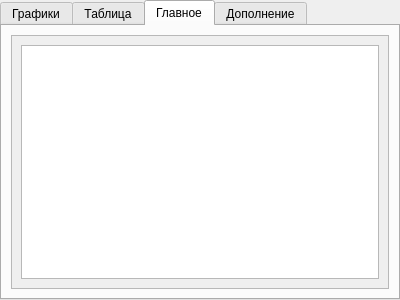
<?xml version="1.0" encoding="UTF-8"?>
<ui version="4.0">
 <class>FunctionApproximationTabWidget</class>
 <widget class="QTabWidget" name="FunctionApproximationTabWidget">
  <property name="geometry">
   <rect>
    <x>0</x>
    <y>0</y>
    <width>400</width>
    <height>300</height>
   </rect>
  </property>
  <property name="windowTitle">
   <string>TabWidget</string>
  </property>
  <property name="currentIndex">
   <number>2</number>
  </property>
  <widget class="QWidget" name="plots_tab">
   <attribute name="title">
    <string>Графики</string>
   </attribute>
   <layout class="QVBoxLayout" name="verticalLayout" stretch="0,2,0,2,0,2">
    <item>
     <widget class="QLabel" name="function_label">
      <property name="text">
       <string>График функции и её компонент</string>
      </property>
     </widget>
    </item>
    <item>
     <widget class="InteractableQCustomPlot" name="function_plot" native="true"/>
    </item>
    <item>
     <widget class="QLabel" name="dv1_label">
      <property name="text">
       <string>График первой производной функции</string>
      </property>
     </widget>
    </item>
    <item>
     <widget class="InteractableQCustomPlot" name="dv1_plot" native="true"/>
    </item>
    <item>
     <widget class="QLabel" name="dv2_label">
      <property name="text">
       <string>График второй производной функции</string>
      </property>
     </widget>
    </item>
    <item>
     <widget class="InteractableQCustomPlot" name="dv2_plot" native="true"/>
    </item>
   </layout>
  </widget>
  <widget class="QWidget" name="functions_table_tab">
   <attribute name="title">
    <string>Таблица</string>
   </attribute>
   <layout class="QGridLayout" name="gridLayout_2">
    <item row="0" column="0">
     <widget class="QTableWidget" name="function_table">
      <property name="horizontalScrollBarPolicy">
       <enum>Qt::ScrollBarAsNeeded</enum>
      </property>
      <property name="sizeAdjustPolicy">
       <enum>QAbstractScrollArea::AdjustIgnored</enum>
      </property>
      <property name="columnCount">
       <number>4</number>
      </property>
      <attribute name="horizontalHeaderCascadingSectionResizes">
       <bool>false</bool>
      </attribute>
      <attribute name="horizontalHeaderShowSortIndicator" stdset="0">
       <bool>false</bool>
      </attribute>
      <attribute name="horizontalHeaderStretchLastSection">
       <bool>false</bool>
      </attribute>
      <attribute name="verticalHeaderCascadingSectionResizes">
       <bool>false</bool>
      </attribute>
      <column>
       <property name="text">
        <string>x</string>
       </property>
      </column>
      <column>
       <property name="text">
        <string>F(x)</string>
       </property>
      </column>
      <column>
       <property name="text">
        <string>dF(x)/dx</string>
       </property>
      </column>
      <column>
       <property name="text">
        <string>d^2F(x)/dx^2</string>
       </property>
      </column>
     </widget>
    </item>
   </layout>
  </widget>
  <widget class="QWidget" name="main_info_tab">
   <attribute name="title">
    <string>Главное</string>
   </attribute>
   <layout class="QGridLayout" name="gridLayout">
    <item row="0" column="0">
     <widget class="QScrollArea" name="scrollArea_main">
      <property name="horizontalScrollBarPolicy">
       <enum>Qt::ScrollBarAlwaysOff</enum>
      </property>
      <property name="widgetResizable">
       <bool>true</bool>
      </property>
      <widget class="QWidget" name="scrollAreaWidgetContents">
       <property name="geometry">
        <rect>
         <x>0</x>
         <y>0</y>
         <width>376</width>
         <height>248</height>
        </rect>
       </property>
       <layout class="QGridLayout" name="gridLayout_4">
        <item row="0" column="0">
         <widget class="QTextEdit" name="main_info_text_edit">
          <property name="readOnly">
           <bool>true</bool>
          </property>
         </widget>
        </item>
       </layout>
      </widget>
     </widget>
    </item>
   </layout>
  </widget>
  <widget class="QWidget" name="additional_info_tab">
   <attribute name="title">
    <string>Дополнение</string>
   </attribute>
   <layout class="QGridLayout" name="gridLayout_3">
    <item row="0" column="0">
     <widget class="QScrollArea" name="scrollArea_additional">
      <property name="horizontalScrollBarPolicy">
       <enum>Qt::ScrollBarAlwaysOff</enum>
      </property>
      <property name="widgetResizable">
       <bool>true</bool>
      </property>
      <widget class="QWidget" name="scrollAreaWidgetContents_2">
       <property name="geometry">
        <rect>
         <x>0</x>
         <y>0</y>
         <width>376</width>
         <height>248</height>
        </rect>
       </property>
       <layout class="QGridLayout" name="gridLayout_5">
        <item row="0" column="0">
         <widget class="QTextEdit" name="additional_info_text_edit">
          <property name="readOnly">
           <bool>true</bool>
          </property>
         </widget>
        </item>
       </layout>
      </widget>
     </widget>
    </item>
   </layout>
  </widget>
 </widget>
 <customwidgets>
  <customwidget>
   <class>InteractableQCustomPlot</class>
   <extends>QWidget</extends>
   <header>interactableqcustomplot.h</header>
   <container>1</container>
  </customwidget>
 </customwidgets>
 <resources/>
 <connections/>
</ui>
